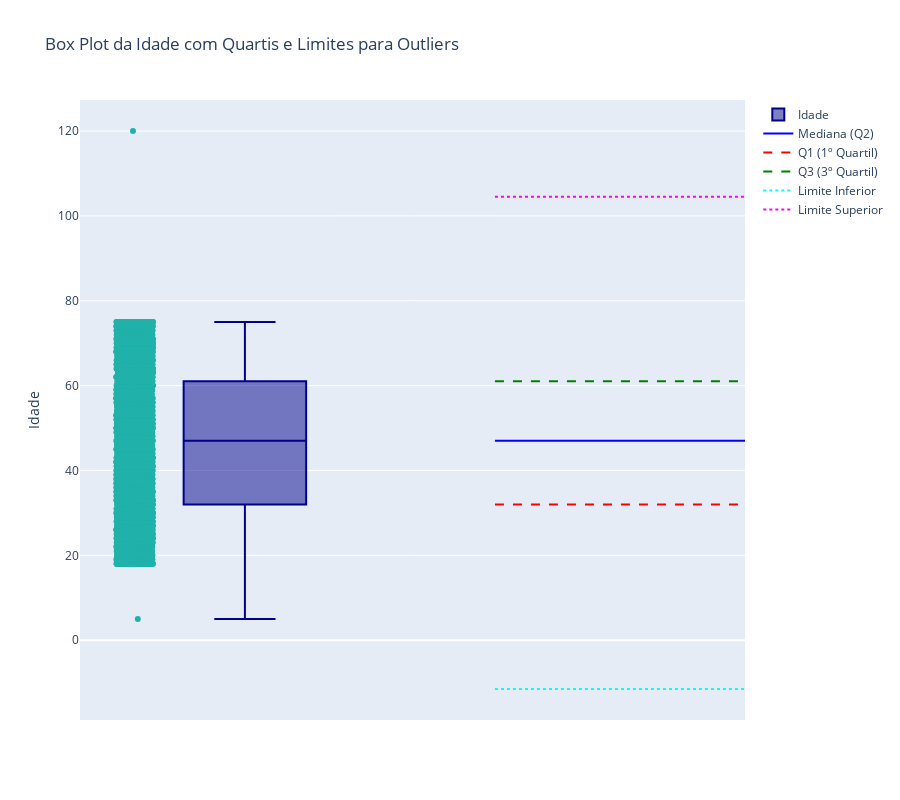

The cell this chart's notebook holds for it:
### Markdown cell above
*  **dropna()** remover entradas com valores ausentes (NaN)

### Code cell
df_servidor_temp = df_servidor.copy()
df_servidor_temp = df_servidor_temp.dropna(subset=['Idade'])

# Calcular Q1, Q3, Mediana e IQR
Q1 = df_servidor_temp['Idade'].quantile(0.25)
Q3 = df_servidor_temp['Idade'].quantile(0.75)
median = df_servidor_temp['Idade'].median()
IQR = Q3 - Q1

# Definir os limites inferior e superior para detectar outliers
limite_inferior = Q1 - 1.5 * IQR
limite_superior = Q3 + 1.5 * IQR

fig = go.Figure()

fig.add_trace(go.Box(
    y=df_servidor_temp['Idade'],
    boxpoints='all', 
    jitter=0.3,     
    pointpos=-1.8,  
    name='Idade',
    marker=dict(color='lightseagreen'),
    line=dict(color='darkblue')
))

# Adicionar linhas verticais para Q1, Q3, Mediana e Limites
# Mediana
fig.add_trace(go.Scatter(
    x=[-0.2, 0.2], 
    y=[median, median], 
    mode='lines', 
    line=dict(color='blue', dash='solid'), 
    name='Mediana (Q2)'
))

# Q1
fig.add_trace(go.Scatter(
    x=[-0.2, 0.2], 
    y=[Q1, Q1], 
    mode='lines', 
    line=dict(color='red', dash='dash'), 
    name='Q1 (1º Quartil)'
))

# Q3
fig.add_trace(go.Scatter(
    x=[-0.2, 0.2], 
    y=[Q3, Q3], 
    mode='lines', 
    line=dict(color='green', dash='dash'), 
    name='Q3 (3º Quartil)'
))

# Limite Inferior
fig.add_trace(go.Scatter(
    x=[-0.2, 0.2], 
    y=[limite_inferior, limite_inferior], 
    mode='lines', 
    line=dict(color='cyan', dash='dot'), 
    name='Limite Inferior'
))

# Limite Superior
fig.add_trace(go.Scatter(
    x=[-0.2, 0.2], 
    y=[limite_superior, limite_superior], 
    mode='lines', 
    line=dict(color='magenta', dash='dot'), 
    name='Limite Superior'
))

fig.update_layout(
    title='Box Plot da Idade com Quartis e Limites para Outliers',
    yaxis_title='Idade',
    xaxis=dict(
        showticklabels=False  
    ),
    showlegend=True,
    height=800  
)
fig.show()

### Figure 1 — Plotly figure (JSON) as saved in the notebook; plotly's stock layout.template omitted (floating-point values rounded to 4 significant figures; data arrays with more than 128 entries replaced by an {"elided": "..."} marker saying what was removed)
{"data": [{"boxpoints": "all", "jitter": 0.3, "line": {"color": "darkblue"}, "marker": {"color": "lightseagreen"}, "name": "Idade", "pointpos": -1.8, "type": "box", "y": {"elided": "4901 int values"}}, {"line": {"color": "blue", "dash": "solid"}, "mode": "lines", "name": "Mediana (Q2)", "type": "scatter", "x": [-0.2, 0.2], "y": [47, 47]}, {"line": {"color": "red", "dash": "dash"}, "mode": "lines", "name": "Q1 (1º Quartil)", "type": "scatter", "x": [-0.2, 0.2], "y": [32, 32]}, {"line": {"color": "green", "dash": "dash"}, "mode": "lines", "name": "Q3 (3º Quartil)", "type": "scatter", "x": [-0.2, 0.2], "y": [61, 61]}, {"line": {"color": "cyan", "dash": "dot"}, "mode": "lines", "name": "Limite Inferior", "type": "scatter", "x": [-0.2, 0.2], "y": [-11.5, -11.5]}, {"line": {"color": "magenta", "dash": "dot"}, "mode": "lines", "name": "Limite Superior", "type": "scatter", "x": [-0.2, 0.2], "y": [104.5, 104.5]}], "layout": {"height": 800, "showlegend": true, "title": {"text": "Box Plot da Idade com Quartis e Limites para Outliers"}, "xaxis": {"showticklabels": false}, "yaxis": {"title": {"text": "Idade"}}}}
